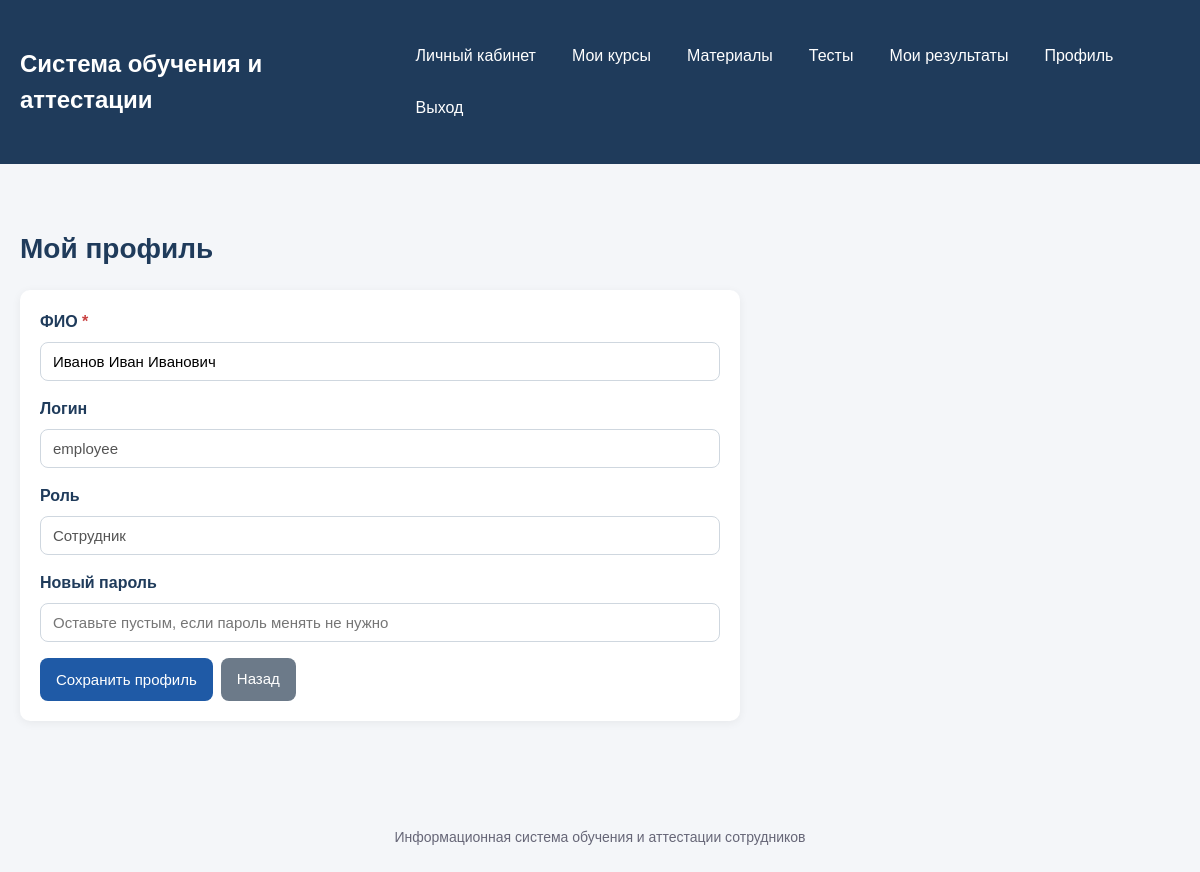
/profile (signed in), run on the app's committed database.
### models.py (models this page shows, shortened)
class User(db.Model):
    __tablename__ = "users"
    id = db.Column(db.Integer, primary_key=True)
    full_name = db.Column(db.String(150), nullable=False)
    login = db.Column(db.String(80), unique=True, nullable=False)
    password = db.Column(db.String(255), nullable=False)
    role = db.Column(db.String(30), nullable=False, default="employee")
    assignments = db.relationship(
        "CourseAssignment",
        back_populates="user",
        cascade="all, delete-orphan"
    )
    attempts = db.relationship(
        "Attempt",
        back_populates="user",
        cascade="all, delete-orphan"
    )

### app.py (the view, shortened to what this page needs)
@app.route("/profile", methods=["GET", "POST"])
@login_required
def profile():
    user = current_user()
    return render_template("profile.html", user_obj=user)

### app.py (called while the page is built)
def current_user():
    user_id = session.get("user_id")
    if not user_id:
        return None
    return db.session.get(User, user_id)

@app.context_processor
def inject_user():
    return {"current_user": current_user()}

def login_required(view_func):
    @wraps(view_func)
    def wrapper(*args, **kwargs):
        if not current_user():
            flash("Сначала войдите в систему.", "warning")
            return redirect(url_for("login"))
        return view_func(*args, **kwargs)
    return wrapper

### templates/profile.html (shortened to what this page needs)
{% extends "base.html" %}
{% block content %}
    <h1 class="page-title">Мой профиль</h1>
    <section class="section" style="max-width: 720px;">
        <form method="post" class="form">
            <div class="form-row">
                <label for="full_name">ФИО</label>
                <input
                    type="text"
                    id="full_name"
                    name="full_name"
                    required
                    value="{{ user_obj.full_name }}"
                    placeholder="Введите ФИО"
                >
            </div>
            <div class="form-row">
                <label for="login">Логин</label>
                <input
                    type="text"
                    id="login"
                    value="{{ user_obj.login }}"
                    disabled
                >
            </div>
            <div class="form-row">
                <label for="role">Роль</label>
                <input
                    type="text"
                    id="role"
                    value="{% if user_obj.role == 'admin' %}Администратор{% elif user_obj.role == 'manager' %}Руководитель{% else %}Сотрудник{% endif %}"
                    disabled
                >
            </div>
            <div class="form-row">
                <label for="password">Новый пароль</label>
                <input
                    type="password"
                    id="password"
                    name="password"
                    placeholder="Оставьте пустым, если пароль менять не нужно"
                >
            </div>
            <div class="actions">
                <button type="submit" class="btn btn-primary">Сохранить профиль</button>
                <a href="{{ url_for('dashboard') }}" class="btn btn-secondary">Назад</a>
            </div>
        </form>
    </section>
{% endblock %}

### static/css/style.css (style rules this page uses)
* { box-sizing: border-box; margin: 0; padding: 0; }
body { font-family: Arial, sans-serif; background: #f4f6f9; color: #222; line-height: 1.5; }
a { color: #1f5aa6; text-decoration: none; }
.page-title { font-size: 28px; margin-bottom: 20px; color: #1f3b5b; }
.section { background: #ffffff; border-radius: 10px; padding: 20px; margin-bottom: 20px; box-shadow: 0 2px 10px rgba(0, 0, 0, 0.06); }
.form { display: flex; flex-direction: column; gap: 16px; }
.form-row { display: flex; flex-direction: column; gap: 8px; }
.form-row label { font-weight: bold; color: #1f3b5b; }
.form-row input, .form-row textarea, .form-row select { width: 100%; padding: 10px 12px; border: 1px solid #cfd7df; border-radius: 8px; font-size: 15px; background: #ffffff; }
.btn { display: inline-block; padding: 10px 16px; border: none; border-radius: 8px; cursor: pointer; font-size: 15px; text-align: center; text-decoration: none; transition: 0.2s ease; }
.btn-primary { background: #1f5aa6; color: #ffffff; }
.btn-secondary { background: #6c7a89; color: #ffffff; }
.actions { display: flex; flex-wrap: wrap; gap: 8px; }

### data on the page
User: full_name "Иванов Иван Иванович", login "employee", role "Сотрудник"
